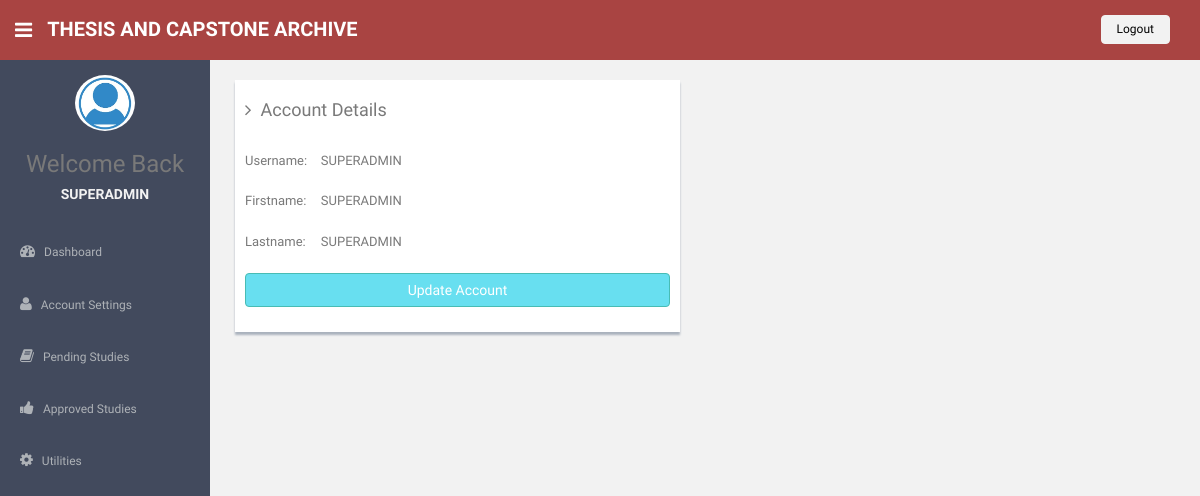
The app's page /myaccount.php (signed in) with its own data.
### tables this page shows
CREATE TABLE `tbluser` (
  `uid` int(11) NOT NULL,
  `firstname` varchar(25) NOT NULL,
  `lastname` varchar(25) NOT NULL,
  `username` varchar(25) NOT NULL,
  `password` varchar(60) NOT NULL,
  `role` varchar(6) NOT NULL
);

### myaccount.php (the view, shortened to what this page needs)
<?php
include('./include/db.php');
include('./include/header.php');
$sql = "SELECT * FROM tbluser where uid= '".$_SESSION["id"]."'";
	$result = mysqli_query($conn, $sql);
	if(mysqli_num_rows($result) > 0){
	while($row = $result->fetch_assoc()) {
										$uid=$row["uid"] ;
										$firstname=$row["firstname"];
										$lastname=$row["lastname"];
										$username=$row["username"];
	}
	}
?>
      <section id="main-content">
          <section class="wrapper">
              <div class="row mt">
				  <div class="col-lg-6">
          			<div class="form-panel">
					<div class="form-horizontal tasi-form" >
                  	  <h4 class="mb"><i class="fa fa-angle-right"></i>&ensp;Account Details</h4>
                             <div class="form-group">
                                  <label class="col-sm-2 control-label col-lg-2">Username:</label>
                                  <label class="col-sm-2 control-label col-lg-2"><?php echo $username; ?></label>
                              </div>
                              <div class="form-group">
                                  <label class="col-sm-2 control-label col-lg-2">Firstname:</label>
                                  <label class="col-sm-2 control-label col-lg-2"><?php echo $firstname; ?></label>
                              </div>
                              <div class="form-group">
                                  <label class="col-sm-2 control-label col-lg-2">Lastname:</label>
                                  <label class="col-sm-2 control-label col-lg-2"><?php echo $lastname; ?></label>
                              </div>
							  <div class="form-group">
                               <label class="col-sm- control-label col-lg-4"></label>
                                  <div class="col-lg-12">
								   <button class="btn btn-theme btn-block" type="submit" name="submit" data-toggle="modal" data-target="#edit<?php echo $uid;?>">Update Account</button>
								   </div>
                              </div>
                          </div>
              </div>
	</div>
	</div>
		</section>
      </section>
<?php
include('./include/footer.php');
?>

### assets/css/style.css (style rules this page uses)
body { color: #797979; background: #f2f2f2; font-family: 'Ruda', sans-serif; padding: 0px !important; margin: 0px !important; font-size:13px; }
.btn-theme { color: #fff; background-color: #68dff0; border-color: #48bcb4; }
.mt { margin-top: 25px; }
.mb { margin-bottom: 25px; }
#main-content { margin-left: 210px; }
.wrapper { display: inline-block; margin-top: 45px; padding-left: 15px; padding-right: 15px; padding-bottom: 15px; padding-top: 0px; width: 100%; }
.form-panel { background: #ffffff; margin: 10px; padding: 10px; box-shadow: 0px 3px 2px #aab2bd; text-align: left; }
label { font-weight: 400; }
@media (min-width: 768px) { .form-horizontal .control-label { text-align: left; } }

### records on screen
tbluser: username "SUPERADMIN", firstname "SUPERADMIN", lastname "SUPERADMIN"

### other values on screen
$_SESSION['name'] "SUPERADMIN"
